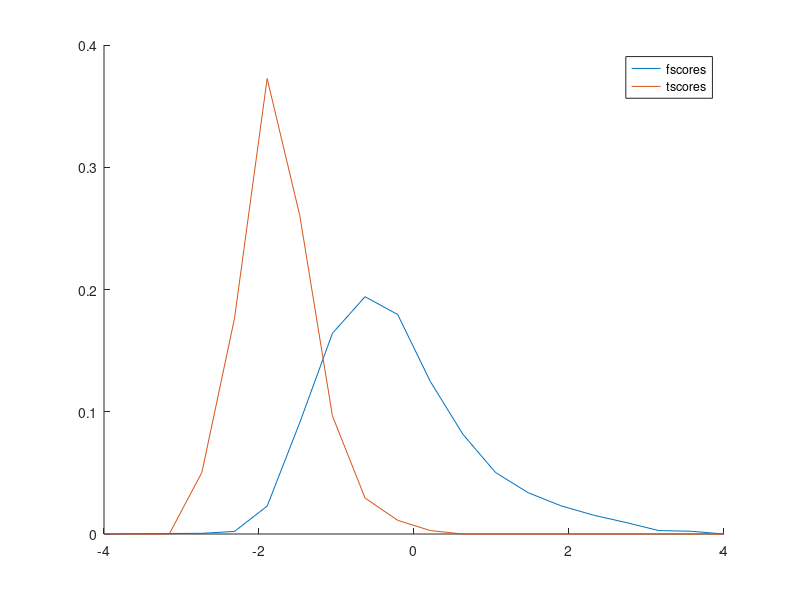

This chart was generated by the following MATLAB code:
fscores = fopen('task2-avgF.txt','r');
y = fscanf(fscores,'%lf');
[sizeOfY t] = size(y);
disp(sizeOfY);

[z mean sigma] = zscore(y);

fwrite = fopen('fnormAvg.txt','w');
  
  for i = 1 : sizeOfY
    fprintf(fwrite,'%e\n',z(i,1));
  end
 fclose(fwrite); 
 
binranges = linspace(-4,4,20);
[binF indF] = histc(z,binranges);

for i=1 : size(binF,1)
   binF(i,1) = binF(i,1)/sizeOfY;
end

%plot(binranges,binF,'r');

%plot(zscore);

tscores = fopen('task2-avgT.txt','r');
x = fscanf(tscores,'%lf');
[sizeOfX m] = size(x);
disp(sizeOfX);
[zX meanX,sigmaX] = zscore(x);
hold on;

   for i=1:sizeOfX
      x(i,1) = (x(i,1)-mean)/sigma;
   end
   
   
  twrite = fopen('tnormAvg.txt','w+');
  for i = 1 : sizeOfX
    fprintf(twrite,'%e\n',x(i,1));
    disp(x(i,1));
  end
  
  fclose(twrite);
  
 [binT indT] = histc(x,binranges);

for i=1 : size(binT,1)
  binT(i,1) =  (binT(i,1)/sizeOfX);
end

plot(binranges,binF);
plot(binranges,binT);

legend('fscores','tscores');
disp(max(binF));
disp(max(binT));

